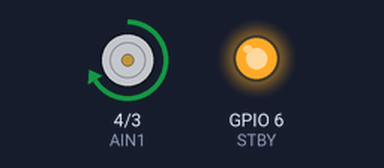
Simulated run of this sketch. Board: ESP32-S3. Parts: motor-driver pin pairs drawn as motors (green arrow = first pin HIGH = forward, orange = second pin HIGH = backward, longer = more drive, scaled by the enable pin, stopped while the standby pin is LOW), output pins drawn as LEDs (lit = HIGH).

Above: at 1.0 s.
At 3.0 s:
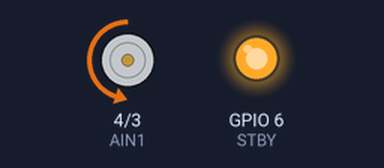
At 4.5 s:
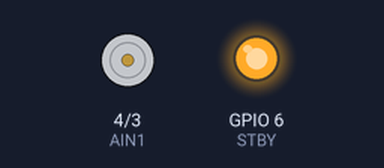
Timing chart, 0 to 6.5 s (numbered marks = the images above):
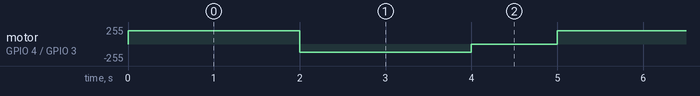

Measured:
- by itself, motor on GPIO 4 (AIN1) / GPIO 3 (AIN2): repeats every 5.0 s: backward 120/255 2.0 s, stopped 1.0 s, forward 200/255 2.0 s

The sketch:

example.ino
```cpp
// Control a single DC motor (Motor A) with the TB6612FNG from an Arduino: set direction via two digital pins, apply PWM for speed, and demonstrate forward, reverse, and short braking sequences.
//
// Buy this module: https://shillehtek.com/products/tb6612fng-dual-motor-driver-module-arduino-esp32
// Full manual: https://shillehtek.com/blogs/shillehtek-product-manuals/tb6612fng-dual-motor-driver-module-arduino-esp32-manual
// More examples: https://github.com/shillehbean/shillehtek-examples
//

const int PWMA = 5, AIN1 = 4, AIN2 = 3, STBY = 6;

void setup() {
  pinMode(PWMA, OUTPUT); pinMode(AIN1, OUTPUT);
  pinMode(AIN2, OUTPUT); pinMode(STBY, OUTPUT);
  digitalWrite(STBY, HIGH);         // enable the driver!
}

void motorA(int speed) {            // speed: -255..255
  digitalWrite(AIN1, speed >= 0);
  digitalWrite(AIN2, speed < 0);
  analogWrite(PWMA, abs(speed));
}

void brakeA() {
  digitalWrite(AIN1, HIGH);
  digitalWrite(AIN2, HIGH);         // short brake
  analogWrite(PWMA, 0);
}

void loop() {
  motorA(200);   delay(2000);       // forward ~80%
  motorA(-120);  delay(2000);       // reverse ~47%
  brakeA();      delay(1000);
}
```
